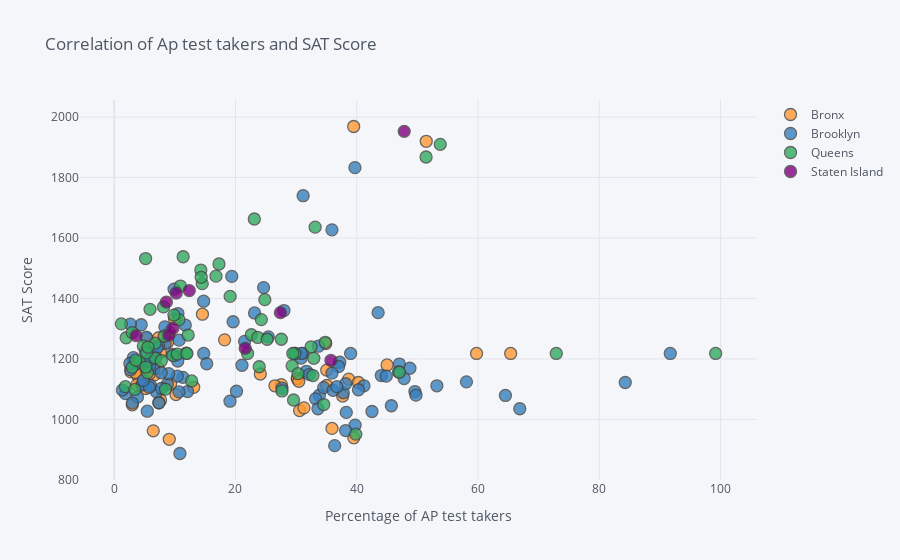

The notebook cell this image was saved under:
### Code cell
combined["ap_per"] = combined["AP Test Takers "] / combined["total_enrollment"]*100

combined.iplot(
    x='ap_per',
    y='sat_score',
    
    categories='boro',
    xTitle='Percentage of AP test takers',
    yTitle='SAT Score',
    title='Correlation of Ap test takers and SAT Score')
